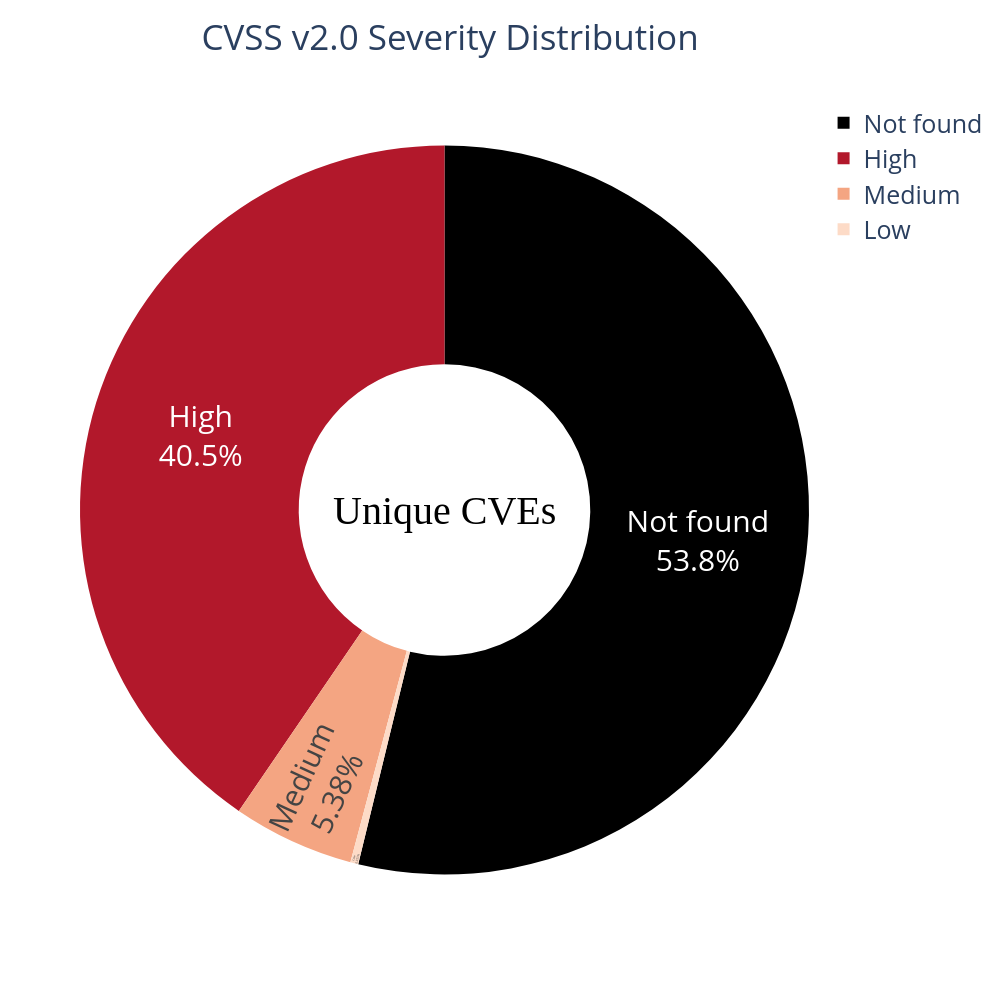

Notebook code cell kept with this figure:
### Markdown cell above
#### All

### Code cell
counter_dict_v2 = dict(collections.Counter(cvss_severity_v2_all))

df_v2 = pd.DataFrame({"class": [ str(a) for a in list(counter_dict_v2.keys())], "quantity": list(counter_dict_v2.values())})
df_v2["class"] = df_v2["class"].map(severity_map)

fig = px.pie(
    df_v2,
    names="class",
    values="quantity",
    color="class",
    hole = 0.4,
    color_discrete_map= {'Not found': 'black',
                         'Critical': 'rgb(103,0,31)',
                         'High': 'rgb(178,24,43)',
                         'Medium': 'rgb(244,165,130)',
                         'Low': 'rgb(253,219,199)',
                        },
#     color_discrete_sequence=px.colors.sequential.RdBu,
    title=f'CVSS v2.0 Severity Distribution'
)

fig.update_layout({'title':{'x':0.45}},
                   autosize=True,
                   width=1000,
                   height=1000,
                   font=dict(
#                         family="Courier New, monospace",
                        size=25,
#                         color="RebeccaPurple"
                   )
                 )

fig.update_traces(hoverinfo='label+percent+text',
                  textfont_size=30,
                   textinfo='label+percent+text')

fig.update_traces(textposition='inside')

fig.add_annotation(x= 0.5, y = 0.5,
                    text = f'Unique {cfg.TOPIC_SEARCH.upper()}s',
                    font = dict(size=40,family='Verdana', color='black'),
                    showarrow = False)

# fig.write_image(f"{IMG_PATH}/unique_CVSS_V2.png")
# fig.write_html(f"{IMG_PATH}/unique_CVSS_V2.html", auto_open=False)

### Figure 1 — Plotly figure (JSON) as saved in the notebook; plotly's stock layout.template omitted (floating-point values rounded to 4 significant figures)
{"data": [{"customdata": [["Not found"], ["Low"], ["High"], ["Medium"]], "domain": {"x": [0, 1], "y": [0, 1]}, "hole": 0.4, "hoverinfo": "label+percent+text", "hovertemplate": "class=%{customdata[0]}<br>quantity=%{value}<extra></extra>", "labels": ["Not found", "Low", "High", "Medium"], "legendgroup": "", "marker": {"colors": ["black", "rgb(253,219,199)", "rgb(178,24,43)", "rgb(244,165,130)"]}, "name": "", "showlegend": true, "textfont": {"size": 30}, "textinfo": "label+percent+text", "textposition": "inside", "type": "pie", "values": [12333, 81, 9274, 1234]}], "layout": {"annotations": [{"font": {"color": "black", "family": "Verdana", "size": 40}, "showarrow": false, "text": "Unique CVEs", "x": 0.5, "y": 0.5}], "autosize": true, "font": {"size": 25}, "height": 1000, "legend": {"tracegroupgap": 0}, "title": {"text": "CVSS v2.0 Severity Distribution", "x": 0.45}, "width": 1000}}
